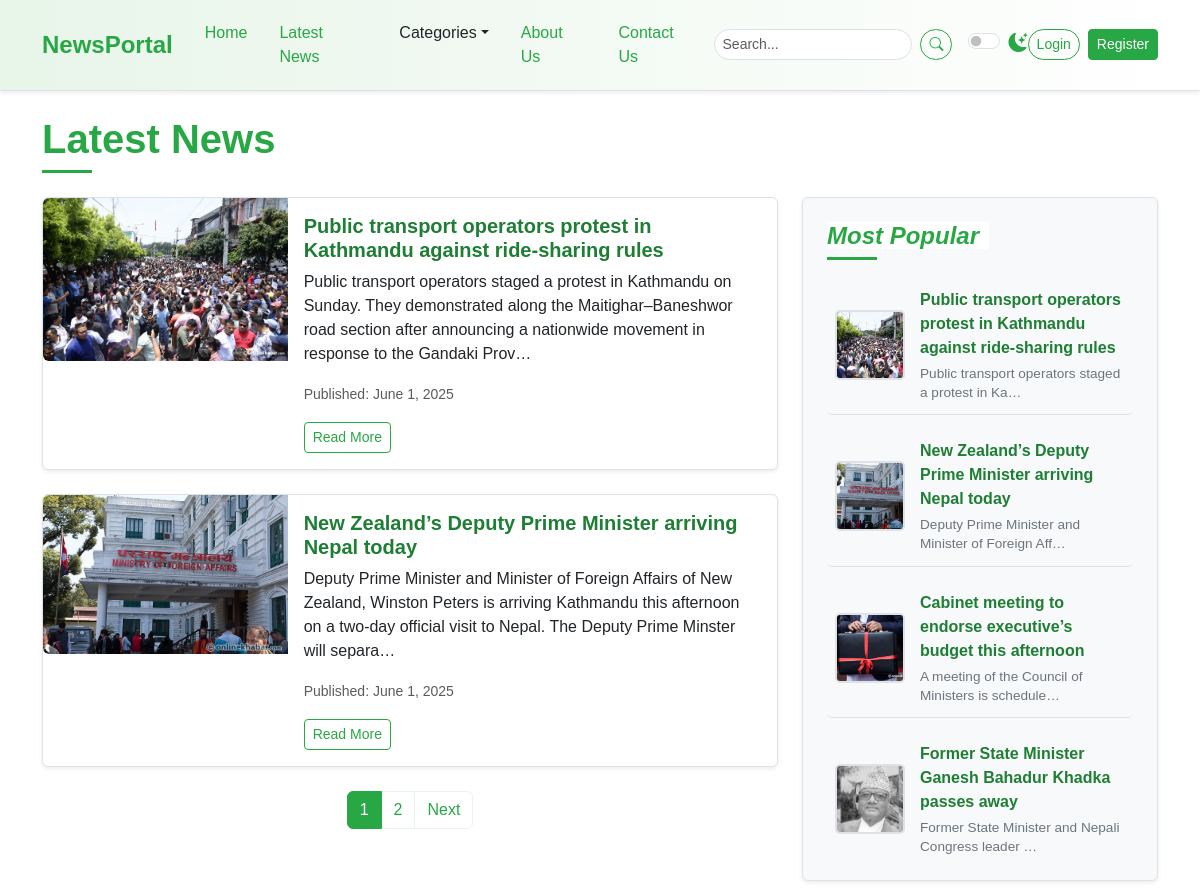
The page /post-list/ (upper part) on the database as committed earlier.
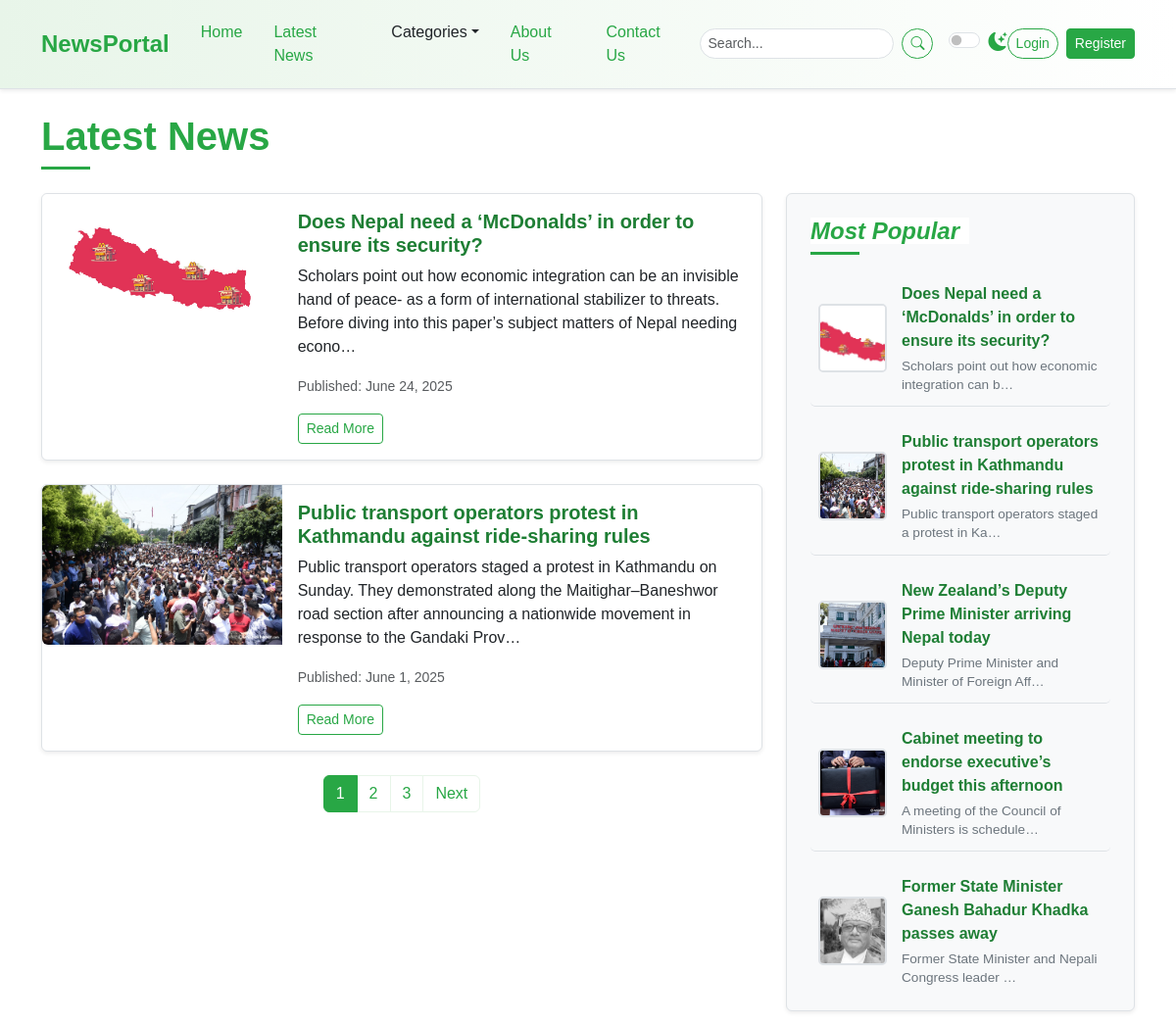
The same page on the database as committed later.
### newspaper/models.py (models this page shows, shortened)
class TimeStampModel(models.Model):
    created_at = models.DateTimeField(auto_now_add=True)
    updated_at = models.DateTimeField(auto_now=True)
    class Meta:
        abstract = True  # Don't create table in DB

class Post(TimeStampModel):
    STATUS_CHOICES = [
        ("active", "Active"),
        ("in_active", "Inactive"),
    ]
    title = models.CharField(max_length=200)
    content = models.TextField()
    featured_image = models.ImageField(upload_to="post_images/%Y/%m/%d", blank=False)
    author = models.ForeignKey("auth.User", on_delete=models.CASCADE)
    status = models.CharField(max_length=20, choices=STATUS_CHOICES, default="active")
    views_count = models.PositiveBigIntegerField(default=0)
    published_at = models.DateTimeField(null=True, blank=True)
    category = models.ForeignKey(Category, on_delete=models.CASCADE)
    tag = models.ManyToManyField(Tag)

### newspaper/views.py (the view)
# urls.py: path("post-list/", views.PostListView.as_view(), name="post-list"),
class PostListView(SideBarMixin, ListView):
    model = Post
    template_name = "newsportal/list/list.html"
    context_object_name = "posts"
    paginate_by = 2
    def get_queryset(self):
        return Post.objects.filter(
            published_at__isnull=False, status="active"
        ).order_by("-published_at")

### newspaper/navbar.py (called while the page is built)
def navigation(request):
    categories = Category.objects.all()[:4]
    return {"categories": categories}

### newspaper/views.py (called while the page is built)
    def get_context_data(self, **kwargs):
        context = super().get_context_data(**kwargs)
        context["popular_posts"] = Post.objects.filter(
            published_at__isnull=False, status="active"
        ).order_by("-published_at")[:5]
        context["advertisement"] = (
            Advertisement.objects.all().order_by("-created_at").first()
        )
        return context

### templates/newsportal/list/list.html (shortened to what this page needs)
{% extends "newsportal/base.html" %}
{% block content %}
  <div class="container mt-4">
      <h1 class="mb-4 section-title">
        <span>Latest News</span>
      </h1>
      <div class="row">
        <div class="col-lg-8">
          {% include "newsportal/list/left/post_list.html" with posts=page_obj %}
          {% include "newsportal/list/left/pagination.html" %}
        </div>
        <div class="col-lg-4">
          <div class="position-sticky sticky-sidebar-offset">
            {% include "newsportal/home/right/most_popular.html" %}
          </div>
        </div>
      </div>
    </div>
{% endblock content %}

### templates/newsportal/list/left/post_list.html
{% for post in posts %}
          <div class="card mb-4 shadow-sm news-list-item">
            <div class="row g-0">
              <div class="col-md-4">
                <img src="{{ post.featured_image.url }}"
                     class="img-fluid rounded-start"
                     alt="News 1"
                     width="300"
                     height="200"/>
              </div>
              <div class="col-md-8">
                <div class="card-body">
                  <h5 class="card-title">{{ post.title }}</h5>
                  <p class="card-text">
                   {{ post.content|truncatechars:200 }}
                  </p>
                  <p class="card-text">
                    <small class="text-muted">Published: {{ post.published_at|date:"F j, Y" }}</small>
                  </p>
                  <a href="{% url 'post-detail' post.pk %}" class="btn btn-outline-success btn-sm">Read More</a>
                </div>
              </div>
            </div>
          </div>
{% endfor %}

### templates/newsportal/home/right/most_popular.html
<div class="p-4 mb-3 bg-light rounded sidebar-widget shadow-sm">
  <h4 class="fst-italic section-title">
    <span>Most Popular</span>
  </h4>
  <ul class="list-unstyled mb-0 popular-list">
    {% for post in popular_posts %}
    <li>
      <img src="{{ post.featured_image.url }}" alt="Popular 1" width="70" height="70" />
      <div>
        <a href="{% url 'post-detail' post.pk %}" class="popular-title-link">{{ post.title }}</a>
        <p class="popular-description">{{ post.content|truncatechars:50 }}</p>
      </div>
    </li>
    {% endfor %}
  </ul>
</div>

Rows that differ between the two databases and show on the page:
no longer on one of the page's lists (row unchanged): Post: title "New Zealand’s Deputy Prime Minister arriving Nepal today", content "Deputy Prime Minister and Minister of Foreign Affairs of New Zealand, Winston Peters is arriving Kathmandu this afternoon on a two-day official visit to Nepal. The Deputy Prime Minster will separa…", published_at "June 1, 2025"
added Post: featured_image (picture), title "Does Nepal need a ‘McDonalds’ in order to ensure its security?", content "Scholars point out how economic integration can be an invisible hand of peace- as a form of international stabilizer to threats. Before diving into this paper’s subject matters of Nepal needing econo…", published_at "June 24, 2025", content "Scholars point out how economic integration can b…"
Other text that changed with them:
new list line: "3"
